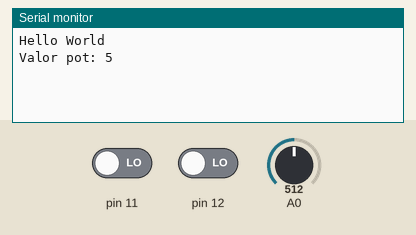
A sketch run on a simulated Arduino Uno, built with avr-gcc and run on an emulated ATmega328P. Parts: the last lines printed to the serial monitor. Inputs (shaded band) come from the test bench; at power-on: pin 11 LOW, pin 12 LOW, A0 = 512.

Above: at 2.2 s.
2.3 s: pin 11 driven HIGH
At 2.7 s:
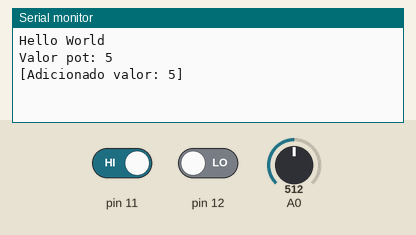
4.3 s: pin 12 driven HIGH
At 5.2 s:
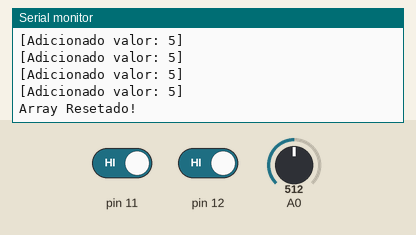
6.9 s: pin 11 driven LOW
At 9.3 s:
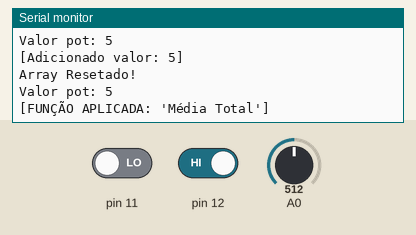

Measured:
- after the input at 2.3 s, the serial monitor: prints a new line at once (image 1)
- after the input at 4.3 s, the serial monitor: prints a new line after 0.05 s (image 2)
- after the input at 6.9 s, the serial monitor: prints a new line after 1.1 s (image 3)

The sketch:

calcM_dia.ino
```cpp
int valores[100] = {};
int pagMenu = 1;
int lastValue = -100;
int index = 0;

void setup() {
  pinMode(12, INPUT);
  pinMode(11, INPUT);
  Serial.begin(9600);
  Serial.print("Hello World");
  delay(1000);
  clean();
}

void loop() {
  int potVal = map(analogRead(A0), 0, 1020, 0, 10);
  if (digitalRead(11) == HIGH) {
    Serial.println("[Adicionado valor: " + String(potVal) + "]");
    valores[index] = potVal;
    index++;
    delay(50);
    if (digitalRead(11) == HIGH && digitalRead(12) == HIGH) {
      Serial.println("Array Resetado!");
      reset();
      delay(500);
    }
    delay(450);
    Serial.println("");
  } else if (digitalRead(12) == HIGH) {
    if (digitalRead(11) == HIGH && digitalRead(12) == HIGH) {
      Serial.println("Array Resetado!");
      reset();
      delay(500);
    }
    delay(500);
    if (digitalRead(12) == HIGH) {
    funcao();
    delay(500);
    }
    trocaMenu();
    delay(250);
    Serial.println("");
  }
  if (lastValue != potVal) {
    clean();
    Serial.println("Valor pot: " + String(potVal));
    lastValue = potVal;
  }
}

void funcao() {
  Serial.println("");
  float total = 0;
  if (pagMenu == 1) {
      Serial.println("[FUNÇÃO APLICADA: 'Média Total']");
      Serial.println("");
      delay(1000);
      for (int i=0; i<index; i++) {
        Serial.println(String(i+1)+"ºN: "+String(valores[i]));
        total += valores[i];
        delay(2000/index);
      }
      Serial.println("");
      delay(1000);
      Serial.println("Total: "+String(total));
      delay(500);
      Serial.println("Média: "+String(total/index));
      delay(3000);

   } else if (pagMenu == 3) {
      Serial.println("[FUNÇÃO APLICADA: 'Média Impares']");
      Serial.println("");
      delay(1000);
      Serial.println("Separação");
      int impares[100] = {};
      int indexImpar = 0;
      for (int i=0; i<index-1; i++) {
        if (valores[i]%2 == 0) {
          Serial.println(String(i+1)+"ºN: "+String(valores[i])+" = PAR");
        } else {
          Serial.println(String(i+1)+"ºN: "+String(valores[i])+" = IMPAR");
          impares[indexImpar] = valores[i];
          indexImpar++;
        }
        delay(2000/index);
      }
      Serial.println("");
      delay(1000);
      Serial.println("Soma Final");
      for (int i=0; i<indexImpar; i++) {
        Serial.println(String(i+1)+"ºN: "+String(impares[i]));
        total += impares[i];
        delay(2000/indexImpar);
      }
      delay(1000);
      Serial.println("Total: "+String(total));
      delay(500);
      Serial.println("Média: "+String(total/indexImpar));
      delay(3000);

    } else if (pagMenu == 2) {
      Serial.println("[FUNÇÃO APLICADA: 'Média Pares']");
      Serial.println("");
      delay(1000);
      Serial.println("Separação");
      int pares[100] = {};
      int indexPar = 0;
      for (int i=0; i<index-1; i++) {
        if (valores[i]%2 == 0) {
          Serial.println(String(i+1)+"ºN: "+String(valores[i])+" = PAR");
           pares[indexPar] = valores[i];
           indexPar++;
        } else {
          Serial.println(String(i+1)+"ºN: "+String(valores[i])+" = IMPAR");
        }
        delay(2000/index);
      }
      Serial.println("");
      delay(1000);
      Serial.println("Soma Final");
      for (int i=0; i<indexPar; i++) {
        Serial.println(String(i+1)+"ºN: "+String(pares[i]));
        total += pares[i];
        delay(2000/indexPar);
      }
      delay(1000);
      Serial.println("Total: "+String(total));
      delay(500);
      Serial.println("Média: "+String(total/indexPar));
      delay(3000);
    }

  lastValue = -100;
  clean();
}

void trocaMenu() {
    pagMenu += 1;

    if (pagMenu  > 3) {
      pagMenu  = 1;
    }

    if (pagMenu == 1) {
      Serial.print("[FUNÇÃO ATUAL: 'Média Total']");
    } else if (pagMenu == 2) {
      Serial.print("[FUNÇÃO ATUAL: 'Média Pares']");
    } else if (pagMenu == 3) {
      Serial.print("[FUNÇÃO ATUAL: 'Média Impares']");
    }
}

void clean() {
  for (int i=0; i<50; i++) {
    Serial.println("");
  }
}

void reset() {
  for (int i=0; i<index; i++) {
    valores[i] = 0;
  }
  index = 0;
  lastValue = -100;
}
```
